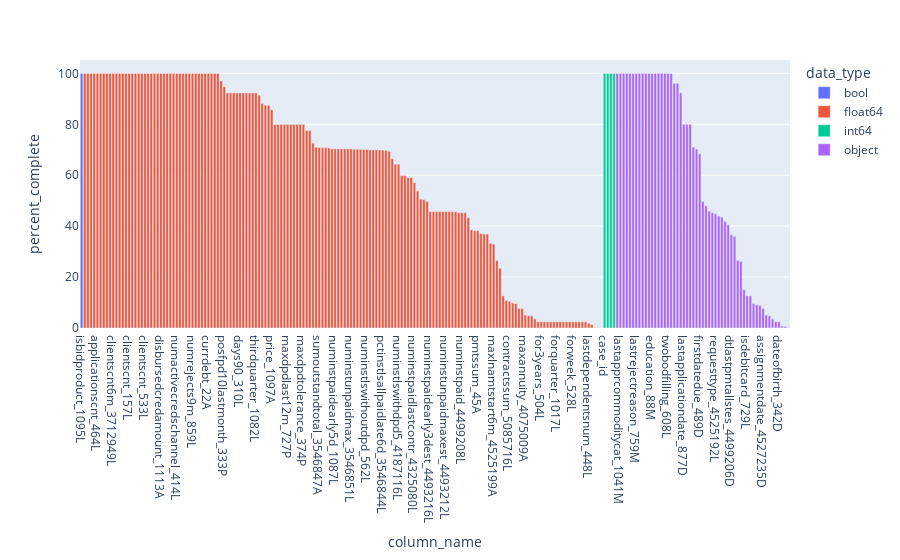

The cell this chart's notebook holds for it:
### Code cell
fig_1 = px.bar(combined_summary, x="column_name", y="percent_complete", color="data_type",
               hover_data=["uniqueness", "data_type"])

fig_1.show()

### Figure 1 — Plotly figure (JSON) as saved in the notebook; plotly's stock layout.template omitted (floating-point values rounded to 4 significant figures; data arrays with more than 128 entries replaced by an {"elided": "..."} marker saying what was removed)
{"data": [{"alignmentgroup": "True", "customdata": [[0.0001333, "bool"]], "hovertemplate": "data_type=%{customdata[1]}<br>column_name=%{x}<br>percent_complete=%{y}<br>uniqueness=%{customdata[0]}<extra></extra>", "legendgroup": "bool", "marker": {"color": "#636efa", "pattern": {"shape": ""}}, "name": "bool", "offsetgroup": "bool", "orientation": "v", "showlegend": true, "textposition": "auto", "type": "bar", "x": ["isbidproduct_1095L"], "xaxis": "x", "y": [100], "yaxis": "y"}, {"alignmentgroup": "True", "customdata": {"elided": "164x2 mixed values"}, "hovertemplate": "data_type=%{customdata[1]}<br>column_name=%{x}<br>percent_complete=%{y}<br>uniqueness=%{customdata[0]}<extra></extra>", "legendgroup": "float64", "marker": {"color": "#EF553B", "pattern": {"shape": ""}}, "name": "float64", "offsetgroup": "float64", "orientation": "v", "showlegend": true, "textposition": "auto", "type": "bar", "x": {"elided": "164 str values"}, "xaxis": "x", "y": {"elided": "164 float values"}, "yaxis": "y"}, {"alignmentgroup": "True", "customdata": [[100, "int64"], [0.001466, "int64"], [0.006131, "int64"], [0.0001333, "int64"]], "hovertemplate": "data_type=%{customdata[1]}<br>column_name=%{x}<br>percent_complete=%{y}<br>uniqueness=%{customdata[0]}<extra></extra>", "legendgroup": "int64", "marker": {"color": "#00cc96", "pattern": {"shape": ""}}, "name": "int64", "offsetgroup": "int64", "orientation": "v", "showlegend": true, "textposition": "auto", "type": "bar", "x": ["case_id", "MONTH", "WEEK_NUM", "target"], "xaxis": "x", "y": [100, 100, 100, 100], "yaxis": "y"}, {"alignmentgroup": "True", "customdata": [[0.04252, "object"], [0.002999, "object"], [0.01426, "object"], [0.004932, "object"], [0.002999, "object"], [0.01246, "object"], [0.0012, "object"], [0.000933, "object"], [0.01486, "object"], [0.0001333, "object"], [0.0003332, "object"], [0.0003332, "object"], [0.0003999, "object"], [0.0003999, "object"], [0.0002666, "object"], [0.0002666, "object"], [0.0001999, "object"], [0.0002666, "object"], [0.0001333, "object"], [0.0001333, "object"], [0.04832, "object"], [0.3586, "object"], [0.0007997, "object"], [0.0001999, "object"], [0.3592, "object"], [0.2781, "object"], [0.3472, "object"], [0.3582, "object"], [0.01953, "object"], [0.3522, "object"], [0.0935, "object"], [0.0002666, "object"], [0.02652, "object"], [0.08324, "object"], [0.3484, "object"], [0.04452, "object"], [0.2976, "object"], [0.2932, "object"], [0.0001333, "object"], [0.0001333, "object"], [0.01386, "object"], [0.0001333, "object"], [0.0001999, "object"], [0.04019, "object"], [0.5923, "object"], [0.345, "object"], [0.02486, "object"], [0.0001999, "object"], [0.5042, "object"], [0.001133, "object"], [0.0001999, "object"], [0.04432, "object"], [0.0001999, "object"], [0.03979, "object"], [0.03572, "object"]], "hovertemplate": "data_type=%{customdata[1]}<br>column_name=%{x}<br>percent_complete=%{y}<br>uniqueness=%{customdata[0]}<extra></extra>", "legendgroup": "object", "marker": {"color": "#ab63fa", "pattern": {"shape": ""}}, "name": "object", "offsetgroup": "object", "orientation": "v", "showlegend": true, "textposition": "auto", "type": "bar", "x": ["date_decision", "lastapprcommoditycat_1041M", "lastapprcommoditytypec_5251766M", "lastcancelreason_561M", "lastrejectcommoditycat_161M", "lastrejectcommodtypec_5251769M", "lastrejectreason_759M", "lastrejectreasonclient_4145040M", "previouscontdistrict_112M", "description_5085714M", "education_1103M", "education_88M", "maritalst_385M", "maritalst_893M", "credtype_322L", "inittransactioncode_186L", "twobodfilling_608L", "disbursementtype_67L", "paytype1st_925L", "paytype_783L", "dateofbirth_337D", "lastapplicationdate_877D", "lastst_736L", "opencred_647L", "lastapprdate_640D", "lastactivateddate_801D", "firstdatedue_489D", "lastrejectdate_50D", "responsedate_1012D", "maxdpdinstldate_3546855D", "datefirstoffer_1144D", "requesttype_4525192L", "responsedate_4527233D", "firstclxcampaign_1125D", "datelastunpaid_3546854D", "birthdate_574D", "dtlastpmtallstes_4499206D", "lastdelinqdate_224D", "typesuite_864L", "bankacctype_710L", "responsedate_4917613D", "isdebitcard_729L", "cardtype_51L", "validfrom_1069D", "assignmentdate_238D", "datelastinstal40dpd_247D", "assignmentdate_4527235D", "equalitydataagreement_891L", "assignmentdate_4955616D", "riskassesment_302T", "equalityempfrom_62L", "dateofbirth_342D", "isbidproductrequest_292L", "payvacationpostpone_4187118D", "lastrepayingdate_696D"], "xaxis": "x", "y": [100, 100, 100, 100, 100, 100, 100, 100, 100, 100, 100, 100, 100, 100, 100.0, 100.0, 99.99, 99.94, 96.1, 96.1, 92.35, 80.03, 80.03, 80.03, 71.06, 70.3, 68.43, 49.69, 47.98, 45.9, 45.29, 44.87, 44.01, 43.54, 41.87, 40.51, 36.62, 35.96, 26.56, 26.22, 14.99, 12.64, 12.6, 9.567, 9.13, 8.917, 7.663, 5.096, 4.774, 3.569, 2.471, 2.433, 0.8163, 0.6216, 0.1558], "yaxis": "y"}], "layout": {"barmode": "relative", "legend": {"title": {"text": "data_type"}, "tracegroupgap": 0}, "margin": {"t": 60}, "xaxis": {"anchor": "y", "domain": [0, 1], "title": {"text": "column_name"}}, "yaxis": {"anchor": "x", "domain": [0, 1], "title": {"text": "percent_complete"}}}}
